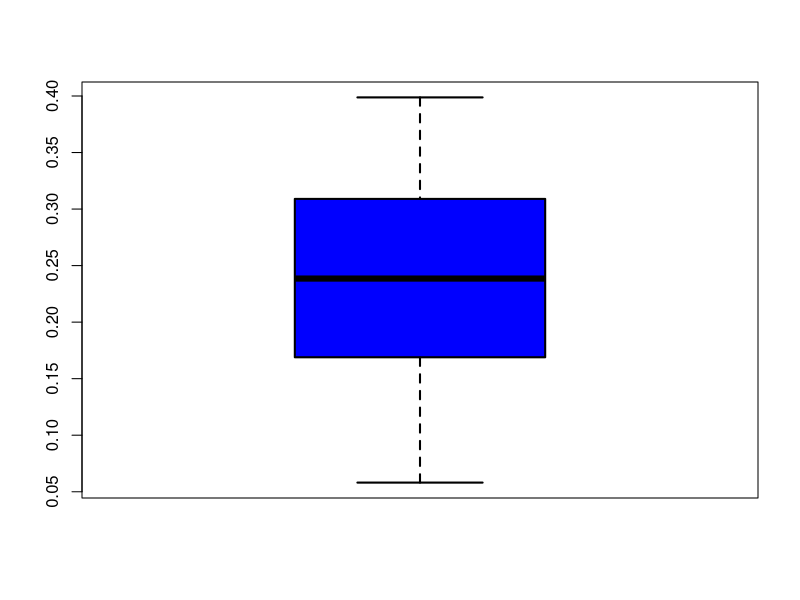
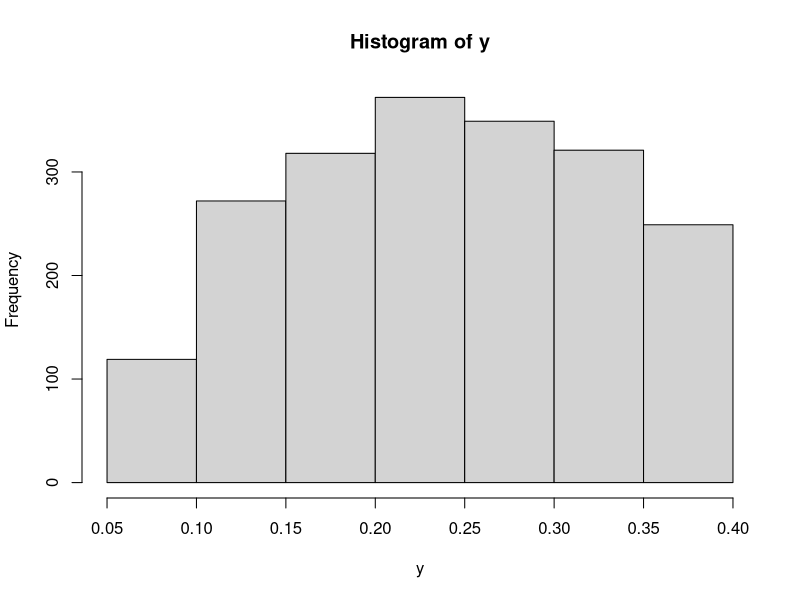
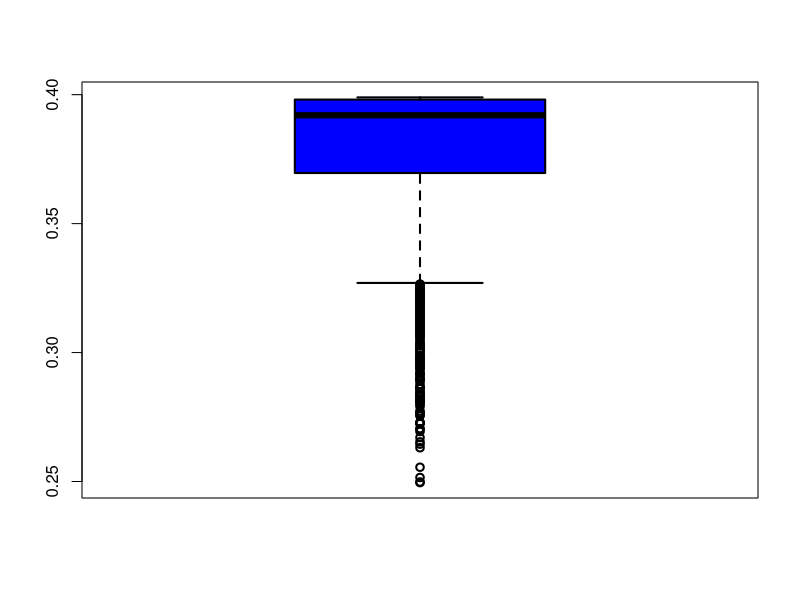
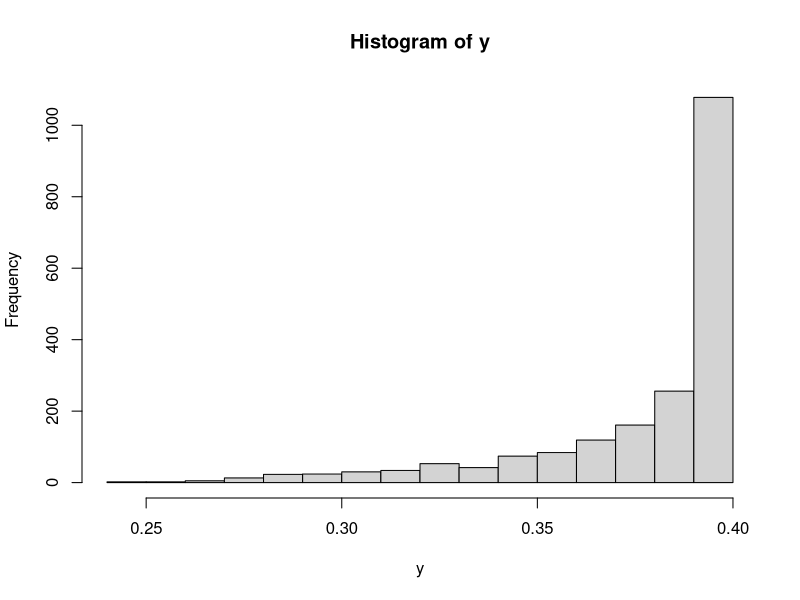
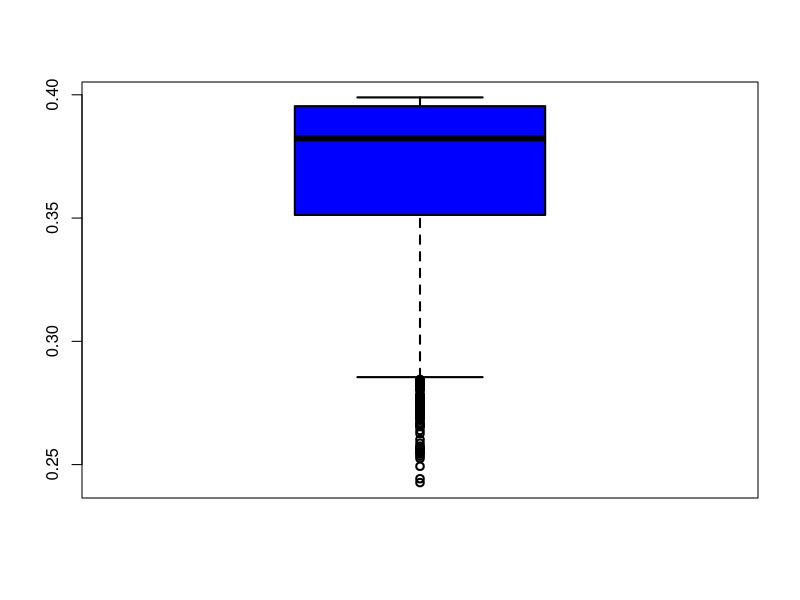
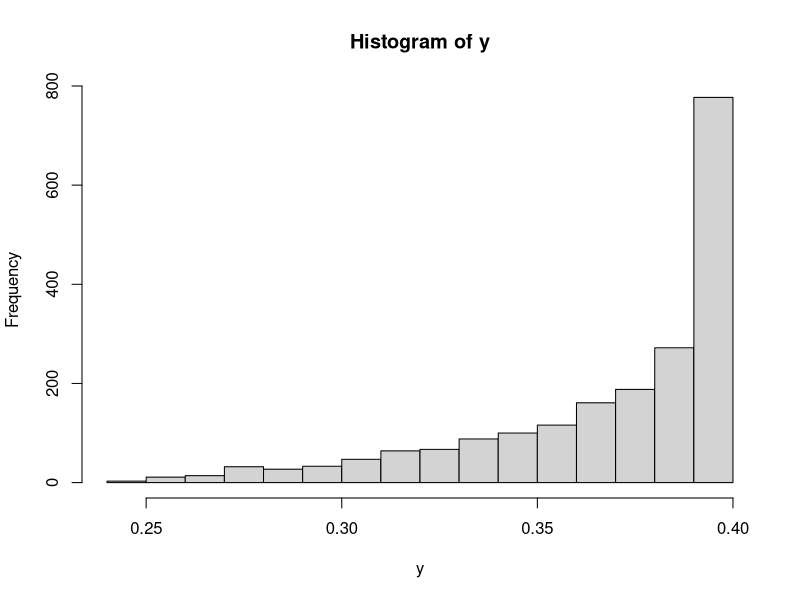
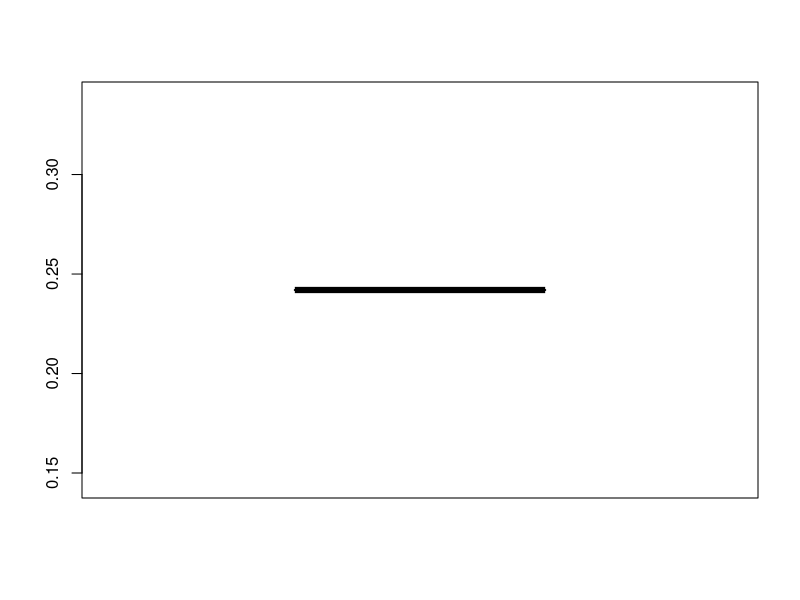
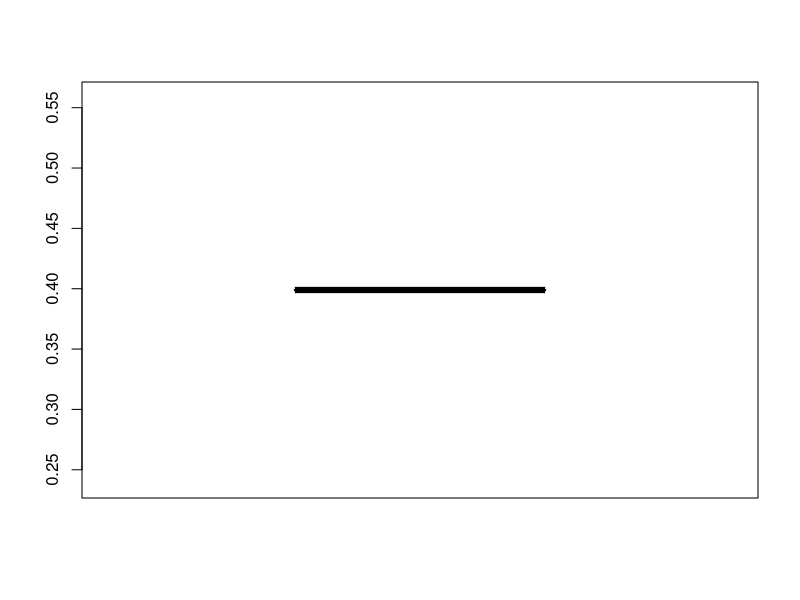

R code for these plots, in order:
## ---- chunk 1
B=seq(0,1,length=2000)
C=seq(0,1,length=2000)
y=dnorm(punif(B, min = 0, max = 1) + runif(C, min = 0, max = 1))
boxplot(subset(y,y<.5),type="l", lwd=2, col="blue")
length(subset(y,y<.5))/length(y)
hist(y)

## ---- chunk 2
B=seq(0,1,length=2000)
C=seq(0,1,length=2000)
y=dnorm(punif(B, min = 0, max = 1) * runif(C, min = 0, max = 1))
boxplot(subset(y,y<.5),type="l", lwd=2, col="blue")
length(subset(y,y<.5))/length(y)
hist(y)
## ---- chunk 3
B=seq(0,1,length=2000)
C=seq(0,1,length=2000)
y=dnorm(punif(B, min = 0, max = 1) - runif(C, min = 0, max = 1))
boxplot(subset(y,y<.5),type="l", lwd=2, col="blue")
length(subset(y,y<.5))/length(y)
hist(y)
## ---- chunk 4
B=seq(0,1,length=2000)
C=seq(0,1,length=2000)
y=dnorm(max(punif(B, min = 0, max = 1), runif(C, min = 0, max = 1)))
boxplot(subset(y,y<.5),type="l", lwd=2, col="blue")
length(subset(y,y<.5))/length(y)
## ---- chunk 5
B=seq(0,1,length=2000)
C=seq(0,1,length=2000)
y=dnorm(min(punif(B, min = 0, max = 1) , runif(C, min = 0, max = 1)))
boxplot(subset(y,y<.5),type="l", lwd=2, col="blue")
length(subset(y,y<.5))/length(y)
